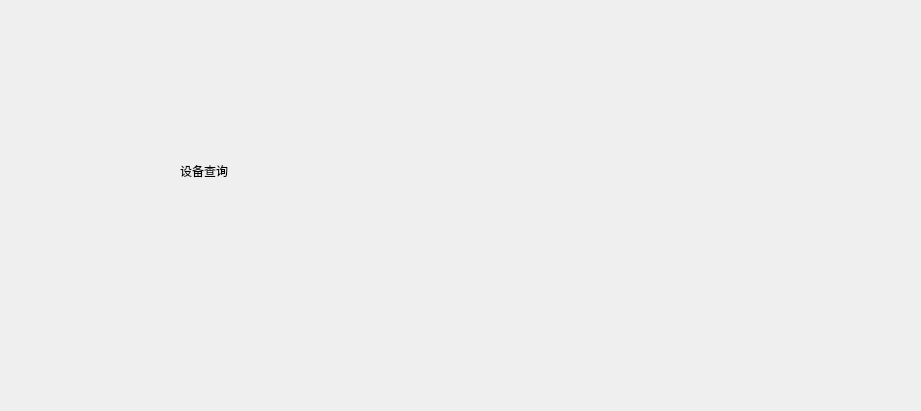
<?xml version="1.0" encoding="UTF-8"?>
<ui version="4.0">
 <class>FormdevSearch</class>
 <widget class="QWidget" name="FormdevSearch">
  <property name="geometry">
   <rect>
    <x>0</x>
    <y>0</y>
    <width>921</width>
    <height>411</height>
   </rect>
  </property>
  <property name="windowTitle">
   <string>Form</string>
  </property>
  <widget class="QLabel" name="label">
   <property name="geometry">
    <rect>
     <x>180</x>
     <y>130</y>
     <width>141</width>
     <height>81</height>
    </rect>
   </property>
   <property name="text">
    <string>设备查询</string>
   </property>
  </widget>
 </widget>
 <resources/>
 <connections/>
</ui>
